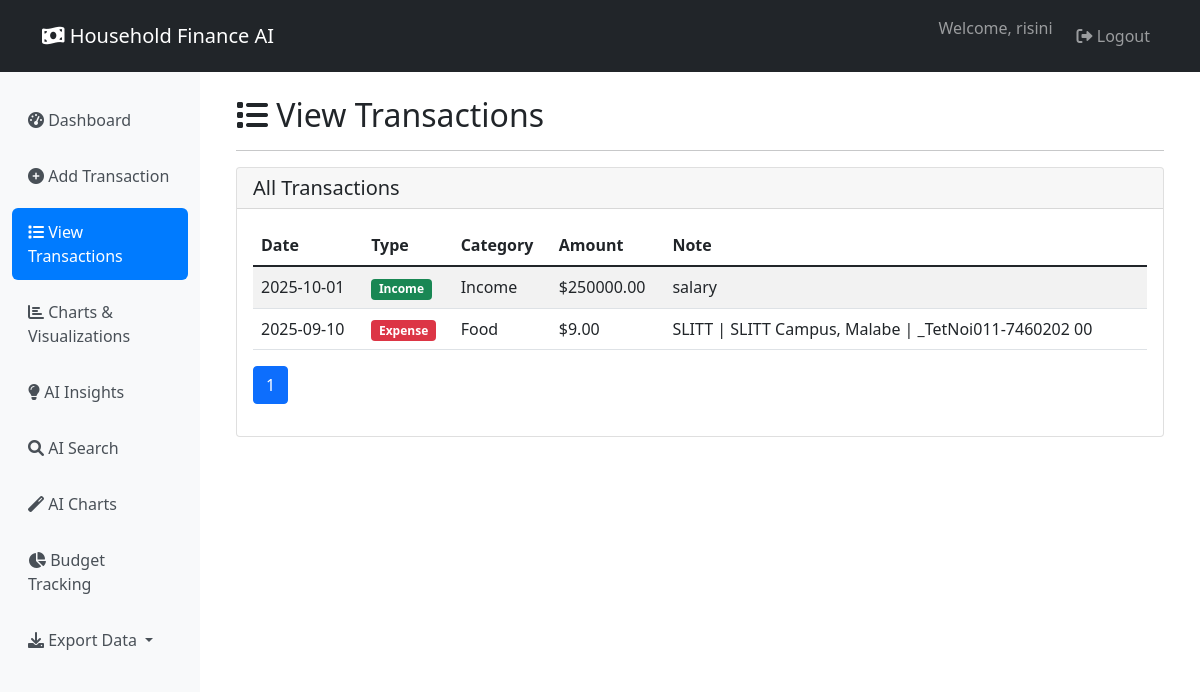
Page /view-transactions (signed in) on the committed database.
### core/database.py (models this page shows, shortened)
class User(UserMixin, db.Model):
    __tablename__ = "users"
    id = db.Column(db.Integer, primary_key=True)
    username = db.Column(db.String(80), unique=True, nullable=False)
    password_hash = db.Column(db.String(120), nullable=False)
    role = db.Column(db.String(20), nullable=False, default="user")
    household_id = db.Column(db.Integer, db.ForeignKey("households.id"), nullable=True)
    created_at = db.Column(db.DateTime, default=datetime.utcnow)
    household = db.relationship("Household", back_populates="users")
    transactions = db.relationship("Transaction", back_populates="user")

class Transaction(db.Model):
    __tablename__ = "transactions"
    id = db.Column(db.Integer, primary_key=True)
    user_id = db.Column(db.Integer, db.ForeignKey("users.id"), nullable=False)
    type = db.Column(db.String(20), nullable=False)  # ✅ This should be 'type' not 't_type'
    category = db.Column(db.String(100), nullable=False)
    amount = db.Column(db.Float, nullable=False)
    date = db.Column(db.Date, nullable=False, default=datetime.utcnow)
    note = db.Column(db.Text, nullable=True)
    created_at = db.Column(db.DateTime, default=datetime.utcnow)
    user = db.relationship("User", back_populates="transactions")

### app/routes/transactions.py (the view, shortened to what this page needs)
@transactions_bp.route('/view-transactions')
@login_required
def view_transactions():
    page = request.args.get('page', 1, type=int)
    per_page = 10
    transactions_pagination = Transaction.query.filter_by(user_id=current_user.id)\
        .order_by(Transaction.date.desc())\
        .paginate(page=page, per_page=per_page, error_out=False)
    transactions = transactions_pagination.items
    anomalies = collector.detect_anomalies(current_user.id)
    anomaly_ids = [a['id'] for a in anomalies]
    llm_explanations = {}
    for txn_dict in anomalies:
        txn = Transaction.query.get(txn_dict['id'])
        if txn:
            llm_explanations[txn.id] = collector.explain_anomaly(txn)
    summary = collector.generate_summary(current_user.id, period='week')
    return render_template(
        'view_transactions.html',
        transactions=transactions_pagination,
        anomalies=anomalies,
        anomaly_ids=anomaly_ids,
        llm_explanations=llm_explanations,
        summary=summary
    )

### agents/data_collector.py (called while the page is built)
    def get_transactions_df(self, user_id):
        transactions = Transaction.query.filter_by(user_id=user_id).all()
        if not transactions:
            return pd.DataFrame()
        data = [{
            "id": t.id,
            "date": t.date,
            "type": t.type,  # CHANGED: t_type → type
            "category": t.category,
            "amount": t.amount,
            "note": t.note
        } for t in transactions]
        df = pd.DataFrame(data)
        if not df.empty and 'date' in df.columns:
            df['date'] = pd.to_datetime(df['date'])
        return df

    def detect_anomalies(self, user_id):
        df = self.get_transactions_df(user_id)
        if df.empty:
            return []
        mean = df['amount'].mean()
        std = df['amount'].std()
        if std > 0:
            anomalies = df[df['amount'] > mean + 2 * std]
            return anomalies.to_dict('records')
        return []

### app/templates/view_transactions.html (shortened to what this page needs)
{% extends "base.html" %}
{% block content %}
<div class="row">
    <div class="col-12">
        <h2><i class="fas fa-list"></i> View Transactions</h2>
        <hr>
    </div>
</div>
<div class="row">
    <div class="col-12">
        <div class="card">
            <div class="card-header">
                <h5 class="mb-0">All Transactions</h5>
            </div>
            <div class="card-body">
                {% if transactions.items %}
                <div class="table-responsive">
                    <table class="table table-striped">
                        <thead>
                            <tr>
                                <th>Date</th>
                                <th>Type</th>
                                <th>Category</th>
                                <th>Amount</th>
                                <th>Note</th>
                            </tr>
                        </thead>
                        <tbody>
                            {% for transaction in transactions.items %}
                            <tr>
                                <td>{{ transaction.date.strftime('%Y-%m-%d') }}</td>
                                <td>
                                    <span class="badge {% if transaction.type == 'income' %}bg-success{% else %}bg-danger{% endif %}">
                                        {{ transaction.type.title() }}
                                    </span>
                                </td>
                                <td>{{ transaction.category }}</td>
                                <td>${{ "%.2f"|format(transaction.amount) }}</td>
                                <td>{{ transaction.note or '-' }}</td>
                            </tr>
                            {% endfor %}
                        </tbody>
                    </table>
                </div>
                <nav aria-label="Transaction pagination">
                    <ul class="pagination">
                        {% for page_num in transactions.iter_pages() %}
                            {% if page_num %}
                                <li class="page-item {% if page_num == transactions.page %}active{% endif %}">
                                    <a class="page-link" href="{{ url_for('transactions.view_transactions', page=page_num) }}">{{ page_num }}</a>
                                </li>
                            {% else %}
                                <li class="page-item disabled"><span class="page-link">…</span></li>
                            {% endif %}
                        {% endfor %}
                    </ul>
                </nav>
                {% else %}
                <p class="text-muted">No transactions found.</p>
                <a href="{{ url_for('transactions.add_transaction') }}" class="btn btn-primary">
                    Add Your First Transaction
                </a>
                {% endif %}
            </div>
        </div>
    </div>
</div>
{% endblock %}

### app/templates/base.html (shortened to what this page needs)
<!DOCTYPE html>
<html lang="en">
  <head>
    <link
      href="https://cdn.jsdelivr.net/npm/bootstrap@5.1.3/dist/css/bootstrap.min.css"
      rel="stylesheet"
    />
    <link
      href="https://cdnjs.cloudflare.com/ajax/libs/font-awesome/6.0.0/css/all.min.css"
      rel="stylesheet"
    />
  </head>
  <body>
    <nav class="navbar navbar-expand-lg navbar-dark bg-dark">
      <div class="container">
        <a class="navbar-brand" href="{{ url_for('transactions.dashboard') }}">
          <i class="fas fa-money-bill-wave"></i> Household Finance AI
        </a>
        {% if current_user.is_authenticated %}
        <div class="navbar-nav ms-auto">
          <span class="navbar-text me-3">
            Welcome, {{ current_user.username }}
          </span>
          <a class="nav-link" href="{{ url_for('auth.logout') }}">
            <i class="fas fa-sign-out-alt"></i> Logout
          </a>
        </div>
        {% endif %}
      </div>
    </nav>
    <div class="container-fluid">
      <div class="row">
        {% if current_user.is_authenticated %}
        <div class="col-md-3 col-lg-2 sidebar">
          <nav class="nav flex-column">
            <a
              class="nav-link {% if request.endpoint == 'transactions.dashboard' %}active{% endif %}"
              href="{{ url_for('transactions.dashboard') }}"
            >
              <i class="fas fa-tachometer-alt"></i> Dashboard
            </a>
            <a
              class="nav-link {% if request.endpoint == 'transactions.add_transaction' %}active{% endif %}"
              href="{{ url_for('transactions.add_transaction') }}"
            >
              <i class="fas fa-plus-circle"></i> Add Transaction
            </a>
            <a
              class="nav-link {% if request.endpoint == 'transactions.view_transactions' %}active{% endif %}"
              href="{{ url_for('transactions.view_transactions') }}"
            >
              <i class="fas fa-list"></i> View Transactions
            </a>
            <a
              class="nav-link {% if request.endpoint == 'charts.charts_page' %}active{% endif %}"
              href="{{ url_for('charts.charts_page') }}"
            >
              <i class="fas fa-chart-bar"></i> Charts & Visualizations
            </a>
            <a
              class="nav-link {% if request.endpoint == 'insights.insights_page' %}active{% endif %}"
              href="{{ url_for('insights.insights_page') }}"
            >
              <i class="fas fa-lightbulb"></i> AI Insights
            </a>
            <a
              class="nav-link {% if request.endpoint == 'transactions.ai_search_demo' %}active{% endif %}"
              href="{{ url_for('transactions.ai_search_page') }}"
            >
              <i class="fas fa-search"></i> AI Search
            </a>
            <a
              class="nav-link {% if request.endpoint == 'charts.ai_charts' %}active{% endif %}"
              href="{{ url_for('charts.ai_charts_page') }}"
            >
              <i class="fas fa-magic"></i> AI Charts
            </a>
            <a
              class="nav-link {% if request.endpoint == 'budget.budget_page' %}active{% endif %}"
              href="{{ url_for('budget.budget_page') }}"
            >
              <i class="fas fa-chart-pie"></i> Budget Tracking
            </a>
            <div class="nav-item dropdown">
              <a
                class="nav-link dropdown-toggle"
                href="#"
                role="button"
                data-bs-toggle="dropdown"
              >
                <i class="fas fa-download"></i> Export Data
              </a>
            </div>
          </nav>
        </div>
        {% endif %}
        <div
          class="{% if current_user.is_authenticated %}col-md-9 col-lg-10{% else %}col-12{% endif %}"
        >
          <div class="container mt-4">
            {% block content %}{% endblock %}
          </div>
        </div>
      </div>
    </div>
  </body>
</html>

### app/templates/base.html (style rules this page uses)
.sidebar { background-color: #f8f9fa; min-height: 100vh; padding-top: 20px; }
.nav-link { color: #495057; padding: 0.75rem 1rem; margin: 0.25rem 0; border-radius: 0.375rem; }
.nav-link:hover, .nav-link.active { background-color: #007bff; color: white; }

### rows in the picture
User: username "risini"
Transaction: amount "250000.00"
Transaction: amount "9.00"

### other values in the picture
{{ page_num }} "1"
